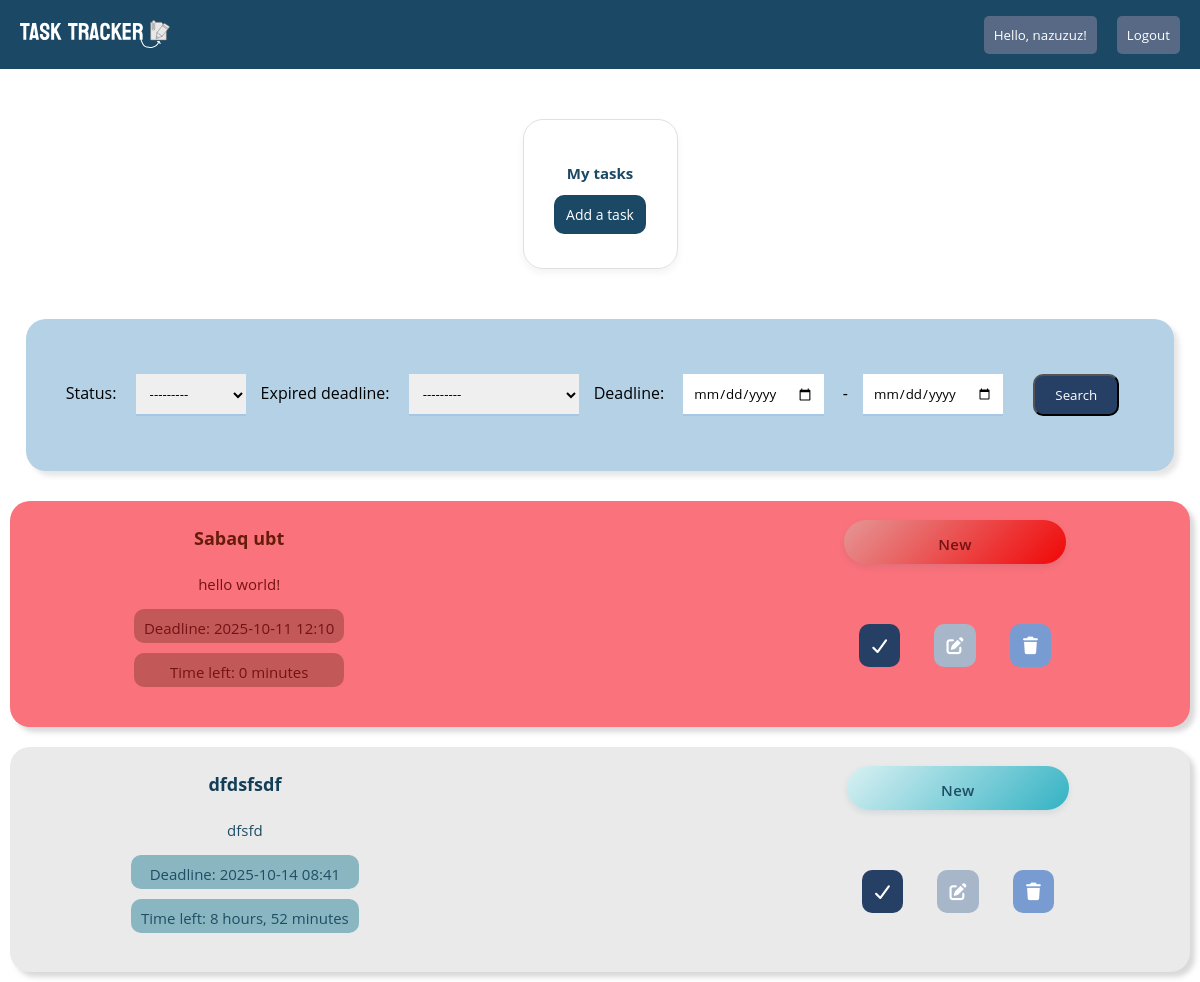
The page / (signed in) on the database as committed earlier.
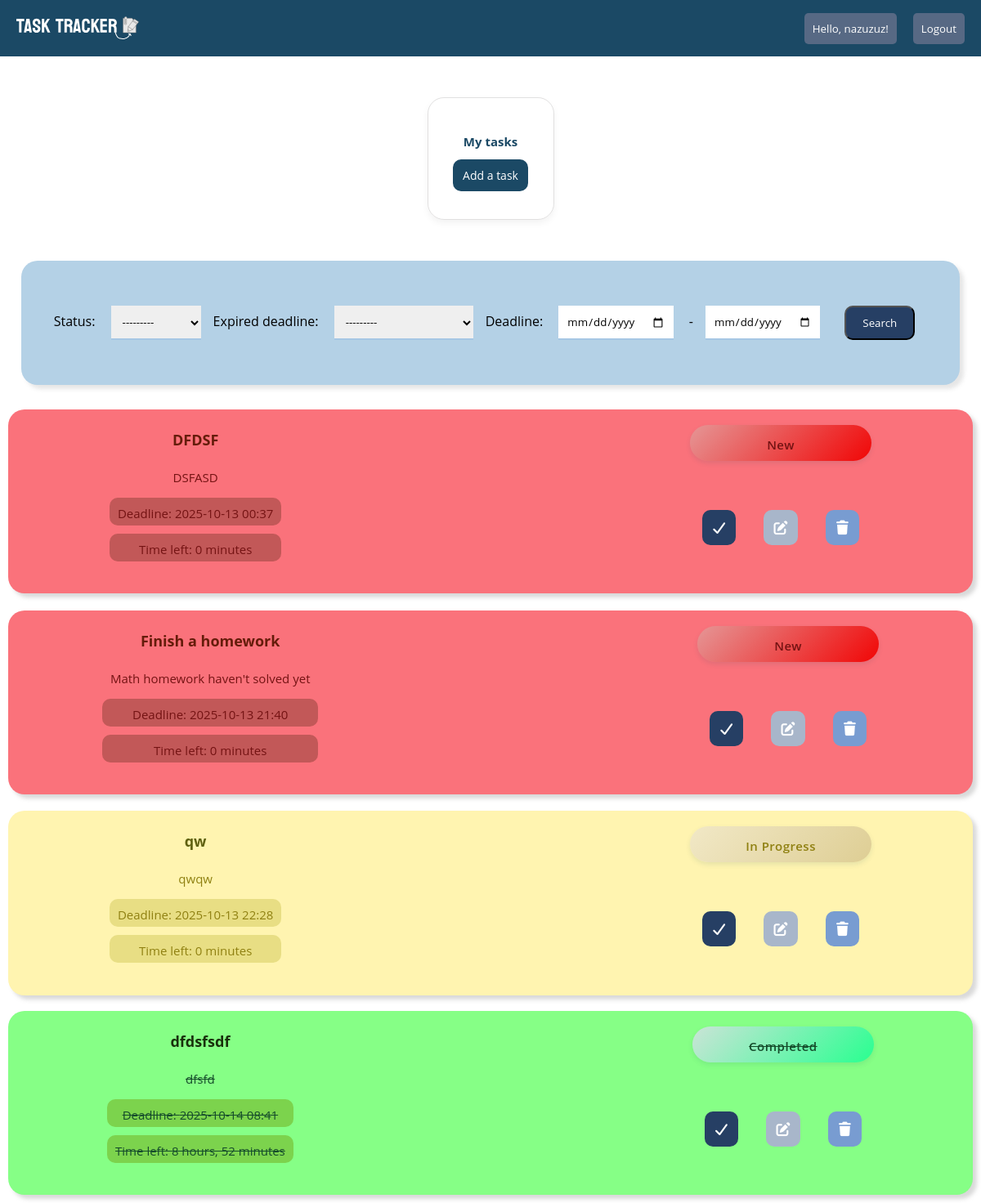
The same page on the database as committed later.
### todo/models.py (models this page shows, shortened)
class Task(models.Model):
    new_status="new"
    in_progress_status="in_progress"
    done_status="done"
    CHOICE_STATUS=[
        (new_status,"New"),
        (in_progress_status,"In progress"),
        (done_status,"Completed"),
    ]
    title=models.CharField(max_length=200)
    description=models.TextField(blank=True)
    deadline=models.DateTimeField()
    is_notified=models.BooleanField(default=False)
    status=models.CharField(max_length=20,choices=CHOICE_STATUS,default=new_status)
    created_at=models.DateTimeField(auto_now_add=True)
    user_owner=models.ForeignKey(User,on_delete=models.CASCADE)

### todo/views.py (the view)
# urls.py: 2. Add a URL to urlpatterns:  path('', views.home, name='home')
@login_required
def home(request):
    tasks=Task.objects.filter(user_owner=request.user).order_by("deadline")
    myfilter=TaskFilter(request.GET,queryset=tasks)
    tasks=myfilter.qs
    now=timezone.now()
    for task in tasks:
        if task.deadline<now:
            task.deadline_status="overdue"
        elif task.deadline-now <= timedelta(hours=24):
            task.deadline_status="inprogress"
        else:
            task.deadline_status="normal"
    return render(request,"todo_folder/home.html",{"tasks":tasks, "choice_status": Task.CHOICE_STATUS,"myfilter":myfilter,})

### todo/templates/todo_folder/home.html (shortened to what this page needs)
{% load static %}
<!DOCTYPE html>
<html lang="en">
<head>
    <link rel="stylesheet" href="{% static 'css/home.css' %}">
    <link rel="stylesheet" href="https://cdnjs.cloudflare.com/ajax/libs/font-awesome/7.0.1/css/all.min.css" />
</head>
<body>
    <nav>
        <div class="logo"><a href="{% url 'home' %}"><img class="logo_pic" src="{% static 'img/logo.svg' %}"></a></div>
        <ul class="nav-links">
            <button class="login1"><a href="{% url 'login' %}">Hello, {{request.user}}!</a></button>
            <button class="login1"><a href="{% url 'logout' %}">Logout</a></button>
        </ul>
    </nav>
    {% block content %}
    <div class="filter_and_tasks">
    <div class="main_container">
    <div class="buttons">
    <h3 class="text_main">My tasks</h3>
    <a class="add_tasks" href="{% url 'task_create' %}"> Add a task </a>
    </div>
</div>
<div class="main_box_for_filter">
<div class="box_for_filter">
    <form class="filtering" method="get">
    {{ myfilter.form.as_p }}
    <button class="submit_btn" type="submit">Search</button>
    </form>
</div>
</div>
</div>
    <ul>
        {% for task in tasks %}
        <div class="all">
        <div class="box
        {% if task.status == 'done' %}done
        {% elif task.status == 'in_progress' %}inprogress
        {% elif task.deadline_status == 'overdue'%}overdue{% endif %}">
        <table class="task-table">
        <div class="all_requirements">
            <div class="top-section">
            <p class="text1"><strong> {{task.title}}</strong></p>
            <p class="text">{{task.description}}</p>
            <div class="deadline-view">
            <p class="text">Deadline: {{ task.deadline|date:"Y-m-d H:i"}}<br></p>
            </div>
            <div class="time-view">
            <p class="text">Time left: {{ task.deadline|timeuntil }} </p>
            </div>
            <form action="{% url 'task_change_status' task.pk %}" method="POST">
                <option value="{{ key }}" {% if task.status == key %}selected="selected" {% endif %}>{{ label }}</option>
            </form>
        </div>
        </table>
        <div class="bottom-section">
          <div class="status-view">
            <p class="text">{{ task.get_status_display }}</p>
            </div>
            <div class="btns">
            <a class="done_btn" href="{% url 'task_mark_done' task.pk %}"><i class="fa-solid fa-check" ></i></a>
            <a class="update_btn" href="{% url 'task_update' task.pk %}"><i class="fa-solid fa-pen-to-square"></i></a>
            <a class="delete_btn" href="{% url 'task_delete' task.pk %}"><i class="fa-solid fa-trash"></i></a>
            </div>
        </div>
    </div>
    </div>
        {% empty %}
        <p class="no-text">No tasks have been submitted</p>
        {% endfor %}
    </ul>
    {% endblock %}
</body>
</html>

Rows that differ between the two databases and show on the page:
removed Task: title "Sabaq ubt", description "hello world!", deadline "2025-10-11 12:10", deadline "0 minutes", status "New"
added Task: title "DFDSF", description "DSFASD", deadline "2025-10-13 00:37", deadline "0 minutes", status "New"
added Task: title "Finish a homework", description "Math homework haven't solved yet", deadline "2025-10-13 21:40", deadline "0 minutes", status "New"
added Task: title "qw", description "qwqw", deadline "2025-10-13 22:28", deadline "0 minutes", status "In Progress"
changed Task "dfdsfsdf": status "New" → "Completed"
